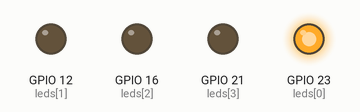
Simulated run of this program. Board: Raspberry Pi (BCM pin numbers). On the bench: output pins drawn as LEDs (lit = HIGH).

Above: at 0.2 s.
At 1.2 s:
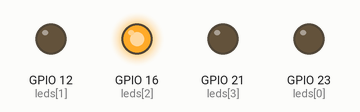
At 2.7 s:
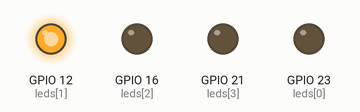
At 3.7 s:
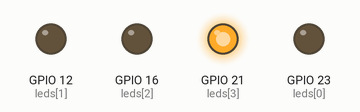
Timing chart, 0 to 4.6 s (numbered marks = the images above):
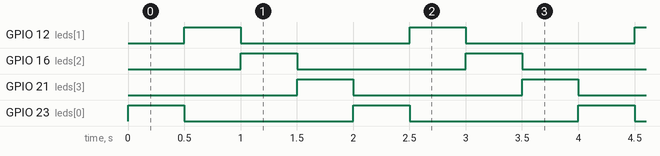

The program:

ledtest.py
```python
#!/usr/bin/python3

from gpiozero import LED
from time import sleep

leds = [ LED(23), LED(12), LED(16), LED(21) ]

while True:
    for led in leds:
        led.on()
        sleep(0.5)
        led.off()
```

Measured:
- by itself, GPIO 12 (leds[1]), GPIO 16 (leds[2]), GPIO 21 (leds[3]), GPIO 23 (leds[0]): alternates HIGH for 0.50 s and LOW for 1.5 s
- by itself, everything shown: repeats every 2.0 s, in 4 steps
